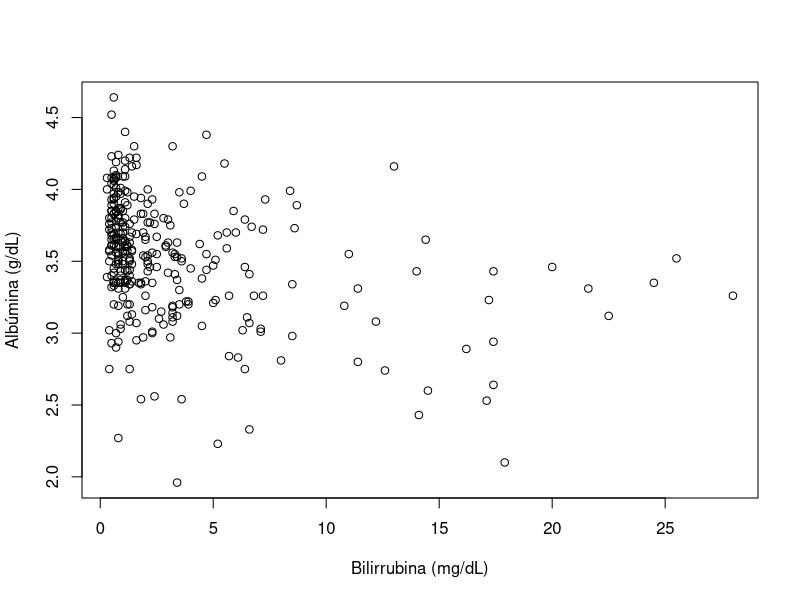

Reproduce this figure in R.
## ---- chunk 1
#| echo: true
library(survival)
d <- pbc[!is.na(pbc$trt), ]                    # los 312 pacientes del ensayo

plot(d$bili, d$albumin, xlab = "Bilirrubina (mg/dL)", ylab = "Albúmina (g/dL)")
## ---- chunk 2
#| echo: true
cor.test(d$bili, d$albumin)                               # Pearson
## ---- chunk 3
#| echo: true
cor.test(d$bili, d$albumin, method = "spearman", exact = FALSE)  # Spearman
## ---- chunk 4
#| echo: true
cor.test(log(d$bili), d$albumin)                          # Pearson con log(bilirrubina)
